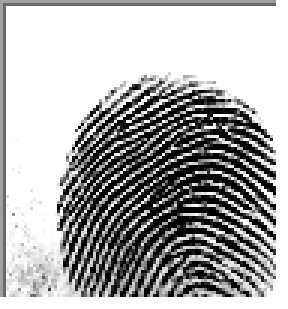
#> input picture dataset_blood_group/A+/cluster_0_1862.BMP, 96 x 103 px (shown 3 times larger)
$ python -i image_quality.py   (imports and definitions only)   (older library calls are emulated)
#> lines starting #> are read from the running program, lines starting #| are printed output that depends on the picture; after the words box and inside, x2 and y2 are one past the last pixel; in counts of white or black regions, pixels touching at a corner belong together
"""
src/image_quality.py
Real, mathematically grounded fingerprint image quality validation module.
Reuses the verified EXP-10 algorithms (gradient structure tensor, coherence, local contrast)
and MFS100 hardware quality/NFIQ scores.
Zero fake metrics.
"""

import os
import cv2
import numpy as np
from PIL import Image

def analyze_image_quality(image_path: str, mfs100_meta: dict = None) -> dict:
    """
    Performs comprehensive, real quality validation on a fingerprint image.

    Checks:
    - File existence, format, readability
    - Dimension verification (native Mantra MFS100 is 316x354)
    - Low-variance / blank platen detection
    - Foreground coverage calculation (sensor glass margin vs ridge area)
    - Gradient structure tensor ridge coherence
    - Local contrast / ridge clarity
    - Unusable region proportion
    - Technical quality score Q (0.001 - 1.0)
    - Integration of hardware MFS100 quality (0-100) and NFIQ (1-5)

    Returns structured dictionary with pass/fail and diagnostics.
    """
    if not os.path.exists(image_path):
        return {
            "is_valid": False,
            "rejection_reason": f"File does not exist: {os.path.basename(image_path)}",
            "width": 0,
            "height": 0
        }

    try:
        with Image.open(image_path) as pil_img:
#> pil_img is the input picture: PIL image 96x103 RGBA; mean R, G, B, A 151.8, 151.8, 151.8, 234.9
            width, height = pil_img.size
#> width = 96; height = 103
            img_format = pil_img.format
#> img_format = 'BMP'
    except Exception as e:
        return {
            "is_valid": False,
            "rejection_reason": f"Image file corrupted or invalid format: {str(e)}",
            "width": 0,
            "height": 0
        }

    # Load grayscale via OpenCV for signal processing
    img = cv2.imread(image_path, cv2.IMREAD_GRAYSCALE)
#> img: shape (103, 96); min 0, max 255, mean 151.8
    if img is None:
        return {
            "is_valid": False,
            "rejection_reason": "Failed to decode grayscale image array",
            "width": width,
            "height": height
        }

    h, w = img.shape
#> h = 103; w = 96
    img_std = float(np.std(img))
#> img_std = 108.3

    # Guard 1: Blank or near-uniform image (std < 5.0)
    if img_std < 5.0:
        return {
            "is_valid": False,
            "rejection_reason": "Image is blank or uniform (sensor empty or zero contrast, std < 5.0)",
            "width": w,
            "height": h,
            "std_dev": round(img_std, 2)
        }

    # Guard 2: Minimum dimensions
    if h < 80 or w < 80:
        return {
            "is_valid": False,
            "rejection_reason": f"Image dimensions too small ({w}x{h}), minimum required is 80x80",
            "width": w,
            "height": h
        }

    # 1. Foreground mask (glass platen threshold < 238)
    mask = (img < 238).astype(np.uint8) * 255
#> mask: shape (103, 96); 57.9% white; 165 black regions (164 under 20 px), largest, box (x1, y1, x2, y2) and area: (2, 2, 92, 93) 3780
    kernel = cv2.getStructuringElement(cv2.MORPH_ELLIPSE, (15, 15))
    mask = cv2.morphologyEx(mask, cv2.MORPH_CLOSE, kernel)
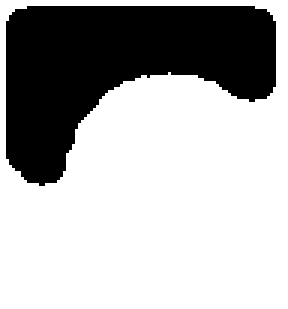
#> mask: shape (103, 96) (shown 3 times larger); 68.6% white; 1 black region, box (x1, y1, x2, y2) and area: (2, 2, 92, 62) 3108
    fg_pixels = int(np.sum(mask > 0))
#> fg_pixels = 6780
    fg_coverage = float(fg_pixels / (h * w))
#> fg_coverage = 0.686

    if fg_coverage < 0.15:
        return {
            "is_valid": False,
            "rejection_reason": f"Insufficient fingerprint area on platen ({fg_coverage*100:.1f}% coverage, min 15% required)",
            "width": w,
            "height": h,
            "fg_coverage": round(fg_coverage, 4)
        }

    # 2. Gradient Structure Tensor for Coherence
    sobel_x = cv2.Sobel(img, cv2.CV_32F, 1, 0, ksize=3)
    sobel_y = cv2.Sobel(img, cv2.CV_32F, 0, 1, ksize=3)
    g_xx = cv2.filter2D(sobel_x**2, -1, np.ones((16, 16), dtype=np.float32) / 256.0)
    g_yy = cv2.filter2D(sobel_y**2, -1, np.ones((16, 16), dtype=np.float32) / 256.0)
    g_xy = cv2.filter2D(sobel_x * sobel_y, -1, np.ones((16, 16), dtype=np.float32) / 256.0)

    v_x = 2.0 * g_xy
    v_y = g_xx - g_yy
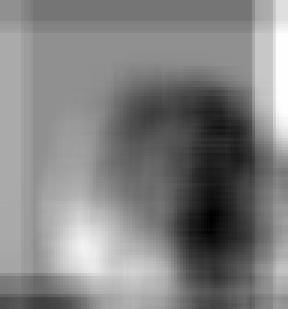
#> v_y: shape (103, 96) float32 (shown 3 times larger); min -340525.8, max 261533.3, mean -34324.6; drawn with min black and max white
    coherence = np.sqrt(v_x**2 + v_y**2) / (g_xx + g_yy + 1e-6)
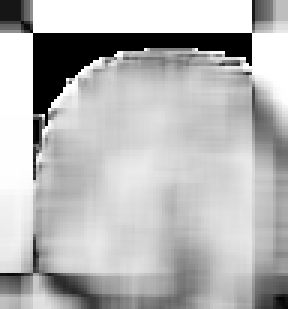
#> coherence: shape (103, 96) float32 (shown 3 times larger); min 2.87e-13, max 1, mean 0.719

    # 3. Local contrast / ridge clarity (local std in 16x16 window)
    mean_filt = cv2.filter2D(img.astype(np.float32), -1, np.ones((16, 16), dtype=np.float32) / 256.0)
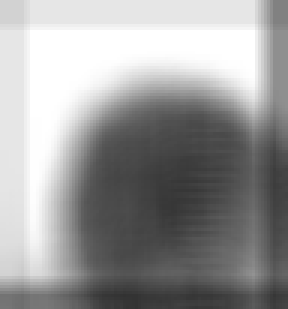
#> mean_filt: shape (103, 96) float32 (shown 3 times larger); min 50.54, max 255, mean 154.6
    sq_filt = cv2.filter2D(img.astype(np.float32)**2, -1, np.ones((16, 16), dtype=np.float32) / 256.0)
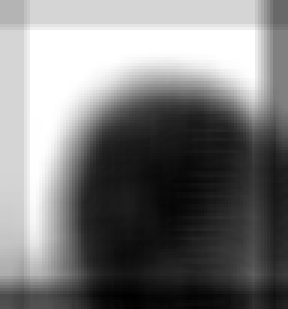
#> sq_filt: shape (103, 96) float32 (shown 3 times larger); min 7869.6, max 65025, mean 35573; drawn with min black and max white
    local_std = np.sqrt(np.maximum(0, sq_filt - mean_filt**2))
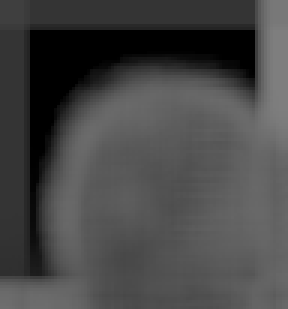
#> local_std: shape (103, 96) float32 (shown 3 times larger); min 0, max 126.5, mean 70.9

    # 4. Unusable region proportion
    unusable_mask = (mask > 0) & ((coherence < 0.25) | (local_std < 12.0))
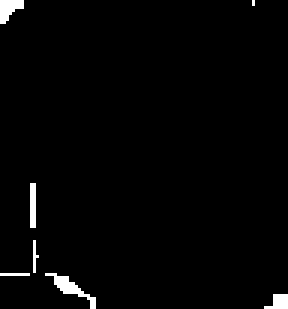
#> unusable_mask: shape (103, 96) bool (shown 3 times larger); 1.8% white; 7 white regions (3 under 20 px), largest, box (x1, y1, x2, y2) and area: (15, 91, 32, 103) 55, (0, 0, 8, 8) 41, (10, 61, 12, 76) 30, (88, 98, 96, 103) 28
    unusable_prop = float(np.sum(unusable_mask) / fg_pixels) if fg_pixels > 0 else 1.0
#> unusable_prop = 0.0263

    mean_coh = float(np.mean(coherence[mask > 0])) if fg_pixels > 0 else 0.0
#> mean_coh = 0.753
    mean_con = float(np.mean(local_std[mask > 0])) if fg_pixels > 0 else 0.0
#> mean_con = 87.7

    # EXP-10 Technical quality score Q
    q = float(fg_coverage * mean_coh * (1.0 - unusable_prop) * min(1.0, mean_con / 40.0))
#> q = 0.503
    q = max(0.001, min(1.0, q))

    # Hardware metadata integration
    mfs_quality = None
    nfiq_score = None
    if mfs100_meta:
        mfs_quality = mfs100_meta.get("quality")
        nfiq_score = mfs100_meta.get("nfiq")

    # If MFS100 quality is missing, approximate it proportionally from Q (0 to 100)
    if mfs_quality is None:
        mfs_quality = int(round(q * 100.0))
#> mfs_quality = 50

    if nfiq_score is None:
        # NFIQ 1 is best, 5 is worst
        if q >= 0.5:
            nfiq_score = 1
        elif q >= 0.35:
            nfiq_score = 2
        elif q >= 0.2:
            nfiq_score = 3
        elif q >= 0.1:
            nfiq_score = 4
        else:
            nfiq_score = 5

    is_acceptable = bool(q >= 0.08 and unusable_prop <= 0.70 and fg_coverage >= 0.20)
#> is_acceptable = True
    rejection_reason = None
    if not is_acceptable:
        if unusable_prop > 0.70:
            rejection_reason = f"Excessive unusable ridge area ({unusable_prop*100:.1f}% unusable, max 70% allowed)"
        elif fg_coverage < 0.20:
            rejection_reason = f"Insufficient finger platen contact ({fg_coverage*100:.1f}%)"
        else:
            rejection_reason = f"Overall ridge quality score too low ({q:.3f}, min 0.08 required)"

    return {
        "is_valid": True,
        "is_acceptable": is_acceptable,
        "rejection_reason": rejection_reason,
        "width": w,
        "height": h,
        "format": img_format,
        "std_dev": round(img_std, 2),
        "fg_coverage": round(fg_coverage, 4),
        "ridge_coherence": round(mean_coh, 4),
        "ridge_contrast": round(mean_con, 2),
        "unusable_proportion": round(unusable_prop, 4),
        "quality_score_q": round(q, 4),
        "quality_score_100": int(mfs_quality),
        "nfiq_score": int(nfiq_score)
    }

>>> result = analyze_image_quality('../dataset_blood_group/A+/cluster_0_1862.BMP')
#> result = 14 items
